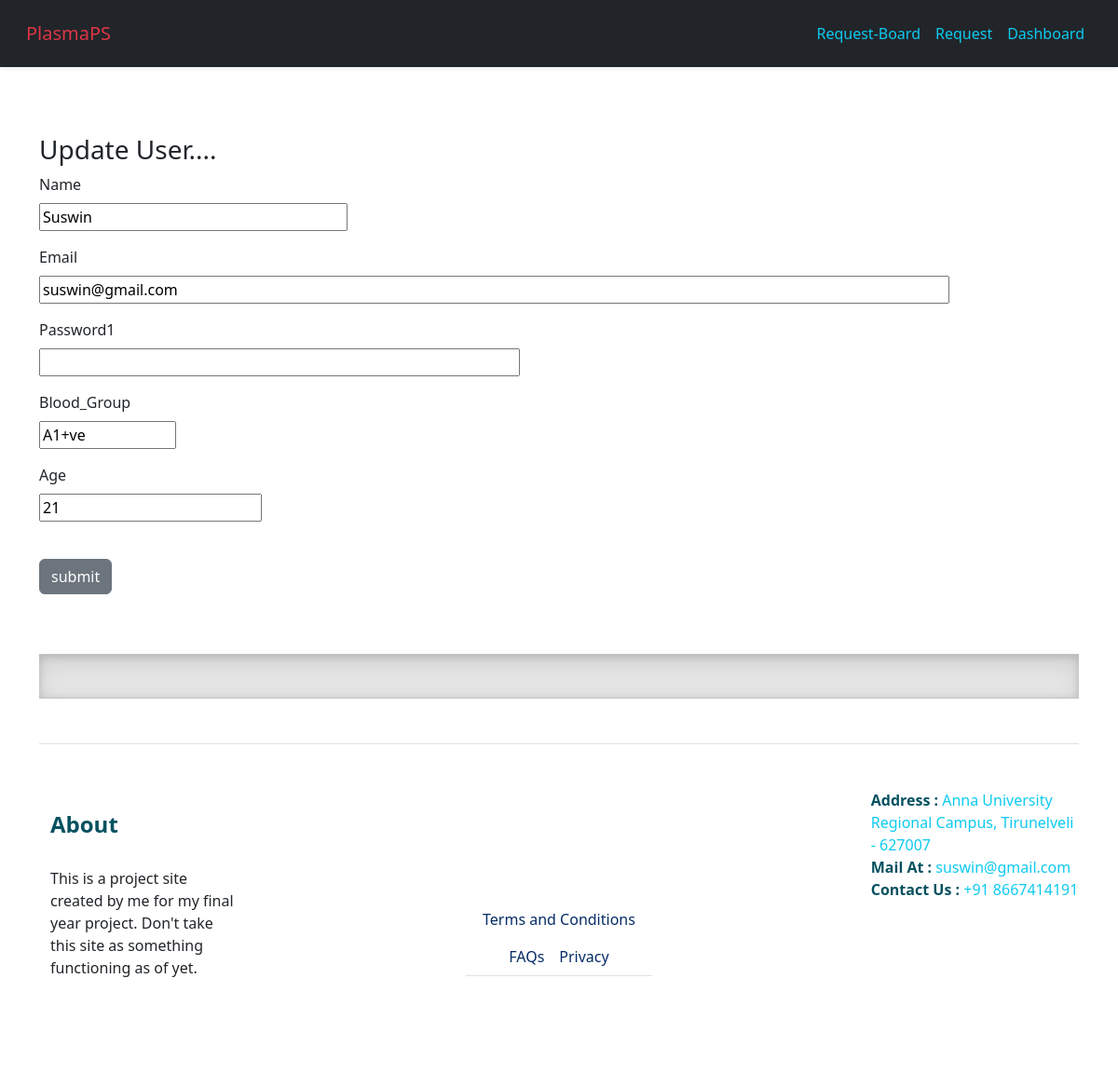
The app's page /user-update/1 (signed in) with its own data.
### website/models.py (models this page shows, shortened)
class User(db.Model, UserMixin):
    id = db.Column(db.Integer, primary_key=True)
    name = db.Column(db.Text, nullable=False)
    email = db.Column(db.String(150), unique=True, nullable=False)
    password = db.Column(db.String(150),  nullable=False)
    blood_group = db.Column(db.Text, nullable=False)
    age = db.Column(db.Integer, nullable=False)

### website/auth.py (the view)
@auth.route('/user-update/<int:id>', methods=['GET', 'POST'])
@login_required
def user_update(id):
    form = DonorForm()
    user_to_update = User.query.get_or_404(id)
    if request.method == "POST":
        user_to_update.email = request.form.get('email')
        user_to_update.name = request.form.get('name')
        user_to_update.password = request.form.get('password')
        user_to_update.blood_group = request.form.get('blood_group')
        user_to_update.age = request.form.get('age')
        try:
            db.session.commit()
            flash("User Updated Successfully!", category = 'success')
            return redirect('/dashboard')
        except:
            flash("Error! There was a problem updating your profile!", category = 'error')
            return redirect('/dashboard')
    else:
        return render_template("update.html", form=form, user_to_update=user_to_update, user=current_user)

### website/form.py
class DonorForm(FlaskForm):
    name = StringField("Name", validators=[DataRequired()])
    email = StringField("Email", validators=[DataRequired()])
    password = PasswordField("Password1", validators=[DataRequired()])
    blood_group = StringField("Blood_Group", validators=[DataRequired()])
    age = IntegerField("Age")
    submit = SubmitField("submit")

### website/__init__.py (called while the page is built)
def create_app():
    app = Flask(__name__)
    app.config['SQLALCHEMY_DATABASE_URI'] = f'sqlite:///{DB_NAME}'
    app.config['SECRET_KEY'] = 'SP410 SP410'
    db.init_app(app)
    login_manager = LoginManager()
    login_manager.login_view = 'auth.login'
    login_manager.login_view = 'auth.doc_login'
    login_manager.init_app(app)
    @login_manager.user_loader
    def load_user(id):
        return User.query.get(int(id))
    from .views import views
    from .auth import auth
    app.register_blueprint(views, url_prefix='/')
    app.register_blueprint(auth, url_prefix='/')
    from .models import User
    with app.app_context():
       db.create_all()
    return app

### website/templates/update.html (shortened to what this page needs)
{% extends "base.html" %} {% block title %}Update User...{% endblock %}
{% block content %}
<br>
<br>
{% if current_user.id == user_to_update.id %}
<h3 align="centre">Update User....</h3>
<form action="/user-update/{{user_to_update.id}}"  method="POST">
        <p>{{ form.name.label }} <br>
           {{ form.name(size=30, value=user_to_update.name) }} </p>
        <p>{{ form.email.label }} <br>
           {{ form.email(size=100,  value=user_to_update.email) }} </p>
        <p>{{ form.password.label }} <br>
           {{ form.password(size=50, value=user_to_update.password) }} </p>
        <p>{{ form.blood_group.label }} <br>
           {{ form.blood_group(size=10, value=user_to_update.blood_group) }} </p>
        <p>{{ form.age.label }} <br>
           {{ form.age( value=user_to_update.age) }} </p>
       <br> <p>{{ form.submit(class="btn btn-secondary") }}</p>
</form>
<br/><br/>
{% endif %}
{% endblock %}

### website/static/style.css (style rules this page uses)
body { padding-top: 3rem; padding-bottom: 3rem; color: rgb(var(--bs-tertiary-color-rgb)); }

### records on screen
User: name "Suswin", email "suswin@gmail.com", blood_group "A1+ve", age "21"
